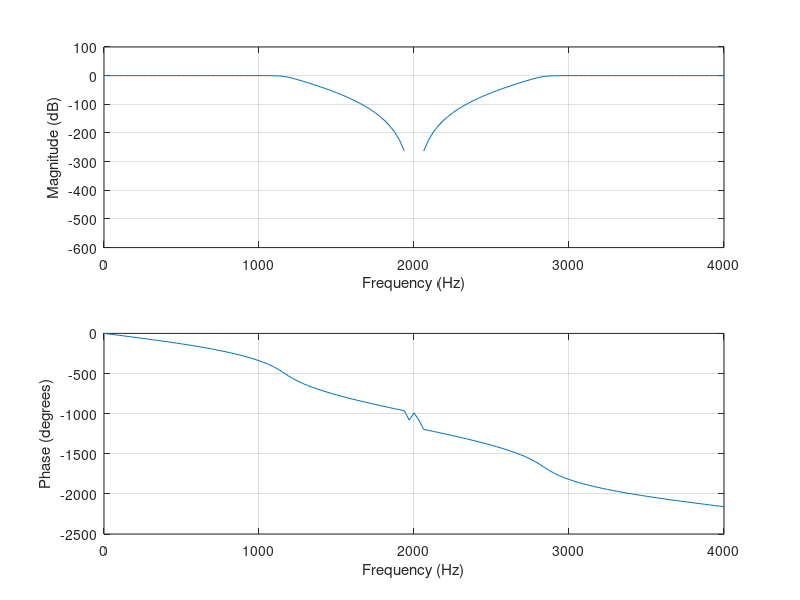
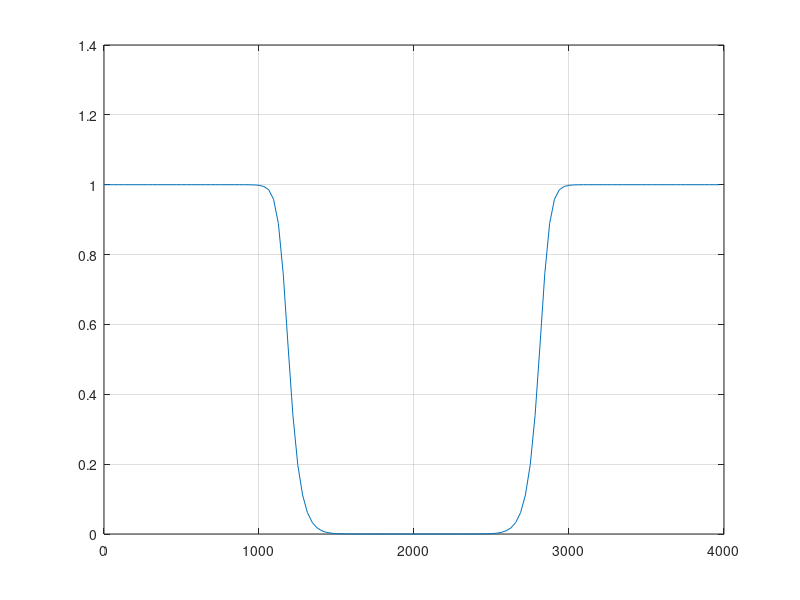
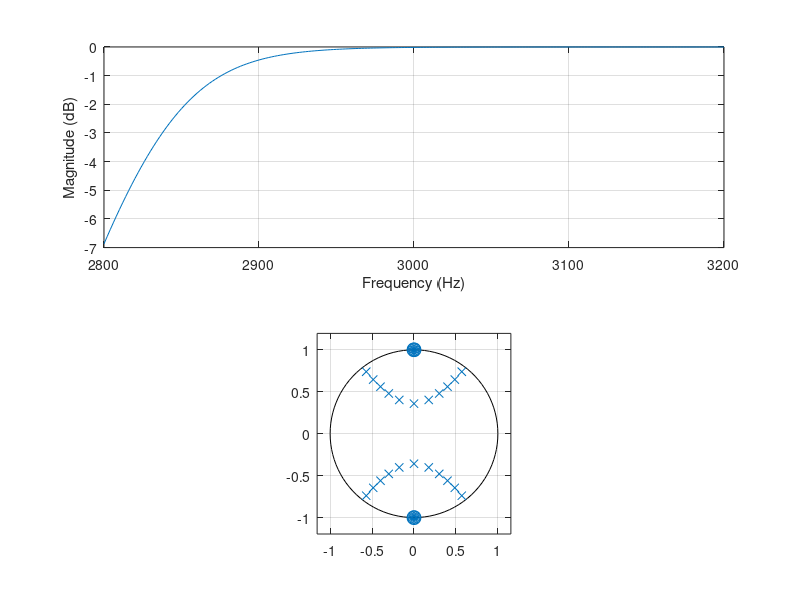
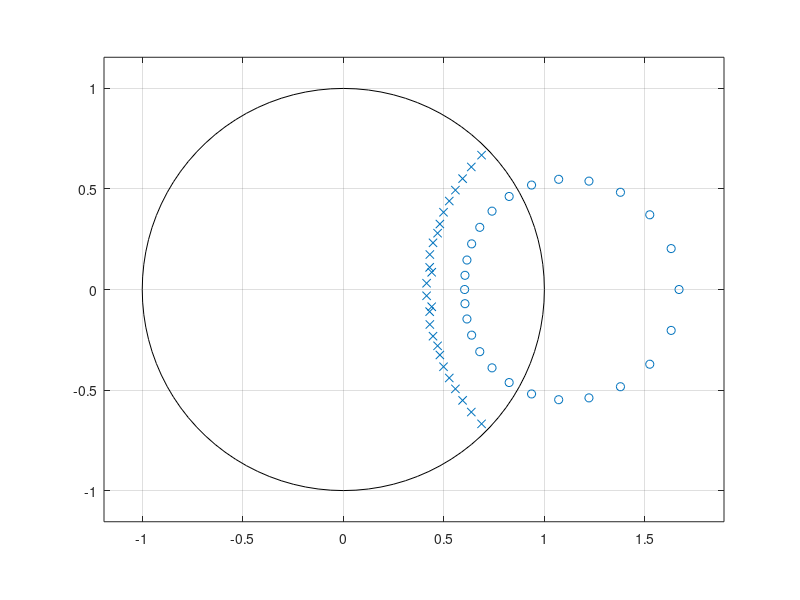

Write MATLAB code to recreate these figures, in order.


%%%%%%%%%%%%%    FIR   %%%%%%%%%%%%%%%%%%%

% Low pass Filter:
% Suppose our target is to pass all frequencies below 1200 Hz
fs = 8000;  % sampling frequency
n = 50;     % order of the filter
w = 1200 / (fs/2);

b = fir1(n, w, 'low');  % Zeros of the filter
freqz(b, 1, 128, fs);    % Magnitude and Phase Plot of the filter

figure;
[h, w] = freqz(b, 1, 128, fs);
plot(w, abs(h));  % Normalized Magnitude Plot
grid on;

figure;
zplane(b, 1);



% High Pass Filter:
% Suppose our target is to pass all frequencies above 1200 Hz
fs = 8000;  % sampling frequency
n = 50;     % order of the filter
w = 1200 / (fs/2);

b = fir1(n, w, 'high');  % Zeros of the filter
freqz(b, 1, 128, fs);    % Magnitude and Phase Plot of the filter

figure;
[h, w] = freqz(b, 1, 128, fs);
plot(w, abs(h));  % Normalized Magnitude Plot
grid on;

figure;
zplane(b, 1);



%Band Pass Filter:
fs=8000; 
n=40;
b=fir1(n,[1200/4000 1800/4000],'bandpass'); 
freqz(b,1,128,8000)
figure(2)
[h,w]=freqz(b,1,128,8000);
plot(w,abs(h)); % Normalized Magnitude Plot
grid on;
figure(3) 
zplane(b,1);


%Band Stop Filter:
fs=8000;
15
n=40;
b=fir1(n,[1200/4000 2800/4000],'stop');
freqz(b,1,128,8000)
figure(2)
[h,w]=freqz(b,1,128,8000);
plot(w,abs(h)); % Normalized Magnitude Plot
grid on;
figure(3) 
zplane(b,1);


%Notch Filter:
fs=8000; 
n=40;
b=fir1(n,[1500/4000 1550/4000],'stop'); 
freqz(b,1,128,8000)
figure(2) 
[h,w]=freqz(b,1,128,8000);
plot(w,abs(h)); % Normalized Magnitude Plot
grid on;
figure(3) 
zplane(b,1);



%Multiband Filter: 
n=50;
w=[0.2 0.4 0.6]; 
b=fir1(n,w); 
freqz(b,1,128,8000)
figure(2) 
[h,w]=freqz(b,1,128,8000);
plot(w,abs(h)); % Normalized Magnitude Plot
grid on;
figure(3)
zplane(b,1);






%%%%%%%%%   IIR   %%%%%%%%%%%%%%%%%%%%%%%%%

%Low Pass Filter:
%Suppose our target is to design a filter to pass all frequencies below 1200 Hz with pass 
% band %ripples = 1 dB and minimum stop band attenuation of 50 dB at 1500 Hz. The sampling 
%frequency for the filter is 8000 Hz;

fs=8000;
[n,w]=buttord(1200/4000,1500/4000,1,50); % finding the order of the filter
[b,a]=butter(n,w); % finding zeros and poles for filter
figure(1) 
freqz(b,a,512,8000); 
figure(2)
[h,q] = freqz(b,a,512,8000);
plot(q,abs(h)); % Normalized Magnitude plot grid
figure(3) 
f=1200:2:1500;
freqz(b,a,f,8000) % plotting the Transition band figure(4)
zplane(b,a) % pole zero constellation diagram


 
%High Pass Filter:
%We will consider same filter but our target now is to pass all frequencies above 1200 Hz;
[n,w]=buttord(1200/5000,1500/5000,1,50);
[b,a]=butter(n,w,'high'); 
figure(1) 
freqz(b,a,512,10000); 
figure(2)
[h,q] = freqz(b,a,512,8000);
plot(q,abs(h)); % Normalized Magnitude plot grid
figure(3) 
f=1200:2:1500; 
freqz(b,a,f,10000) 
figure(4) 
zplane(b,a);



%Band Pass Filter:
%with pass band ripples = 1 dB and minimum stop band attenuation of 50 dB. The
%sampling frequency for the filter is 8000 Hz;
[n,w]=buttord([1200/4000,2800/4000],[400/4000, 3200/4000],1,50);
[b,a]=butter(n,w,'bandpass'); 
figure(1) 
freqz(b,a,128,8000)
figure(2)
[h,w]=freqz(b,a,128,8000);
plot(w,abs(h))
grid on;
figure(3) 
f=600:2:1200;
freqz(b,a,f,8000); % Transition Band figure(4)
f=2800:2:3200;
freqz(b,a,f,8000); % Transition Band figure(5)
zplane(b,a);



%Band Stop Filter:
[n,w]=buttord([1200/4000,2800/4000],[400/4000, 3200/4000],1,50); 
[b,a]=butter(n,w,'stop');
figure(1) 
freqz(b,a,128,8000) 
[h,w]=freqz(b,a,128,8000);
figure(2)
plot(w,abs(h));
grid on;
figure(3) 
f=600:2:1200;
freqz(b,a,f,8000); % Transition Band figure(4)
f=2800:2:3200;
freqz(b,a,f,8000); % Transition Band figure(5)
zplane(b,a);
